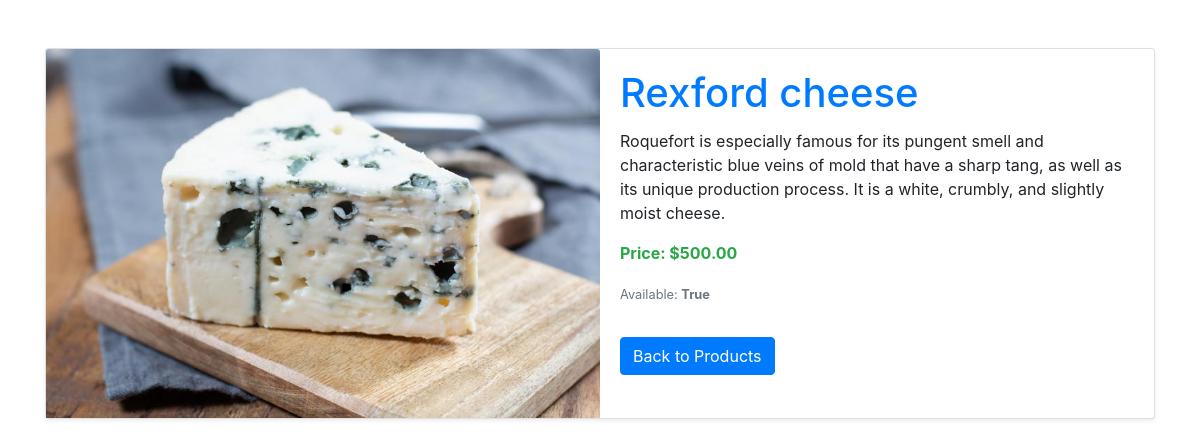
Page /products/product/1/ on the committed database.
### products/models.py (models this page shows, shortened)
class Product(models.Model):
    name = models.CharField(max_length=200)
    description = models.TextField()
    price = models.DecimalField(max_digits=10, decimal_places=2)
    image = models.ImageField(upload_to='images/Products/%y/%m/%d')
    active = models.BooleanField(default=True)
    class Meta:
        verbose_name = 'Mart Product'
        ordering = ['name']

### products/views.py (the view)
# urls.py: path('product/', product, name='product'),
def product(request, product_id):
    product = get_object_or_404(Product, id=product_id)
    return render(request, 'products/product.html', {'product': product})

### templates/products/product.html
{% extends "base.html" %} {% block content %}
<div class="container py-5">
  <div class="card shadow-sm">
    <div class="row no-gutters">
      {% if product.image %}
      <div class="col-md-6">
        <img
          src="{{ product.image.url }}"
          class="card-img-top img-fluid"
          alt="{{ product.name }}"
          style="max-height: 400px; object-fit: cover"
        />
      </div>
      {% endif %}
      <div class="col-md-6">
        <div class="card-body">
          <h1 class="card-title text-primary">{{ product.name }}</h1>
          <p class="card-text">{{ product.description }}</p>
          <p class="card-text text-success font-weight-bold">
            Price: ${{ product.price }}
          </p>
          <p class="card-text">
            <small class="text-muted"
              >Available:
              <span
                class="font-weight-bold {{ product.active|yesno:'text-success:text-danger' }}"
              >
                {{ product.active|yesno:'Yes:No' }}
              </span>
            </small>
          </p>
          <a href="{% url 'products' %}" class="btn btn-primary mt-3"
            >Back to Products</a
          >
        </div>
      </div>
    </div>
  </div>
</div>
{% endblock content %}

### ecommerce/static/css/style.css (style rules this page uses)
body { background-color: #fff0db; }

### rows in the picture
Product: image (picture), name "Rexford cheese", description "Roquefort is especially famous for its pungent smell and characteristic blue veins of mold that have a sharp tang, as well as its unique production process. It is a white, crumbly, and slightly moist cheese.", price "500.00", active "True"
